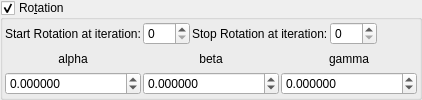
    <widget class="MyGroupBox" name="groupCheck_transf_rotation_enabled">
     <property name="title">
      <string>Ro&amp;tation</string>
     </property>
     <property name="checkable">
      <bool>true</bool>
     </property>
     <layout class="QVBoxLayout" name="verticalLayout_9" stretch="0,0">
      <property name="spacing">
       <number>2</number>
      </property>
      <property name="leftMargin">
       <number>2</number>
      </property>
      <property name="topMargin">
       <number>2</number>
      </property>
      <property name="rightMargin">
       <number>2</number>
      </property>
      <property name="bottomMargin">
       <number>2</number>
      </property>
      <item>
       <layout class="QGridLayout" name="gridLayout_62">
        <property name="spacing">
         <number>2</number>
        </property>
        <item row="1" column="5">
         <spacer name="horizontalSpacer_35">
          <property name="orientation">
           <enum>Qt::Horizontal</enum>
          </property>
          <property name="sizeHint" stdset="0">
           <size>
            <width>40</width>
            <height>2</height>
           </size>
          </property>
         </spacer>
        </item>
        <item row="1" column="2">
         <widget class="QLabel" name="label_247">
          <property name="text">
           <string>Stop Rotation at iteration:</string>
          </property>
         </widget>
        </item>
        <item row="1" column="3">
         <widget class="MySpinBox" name="spinboxInt_transf_stop_iterations_R">
          <property name="sizePolicy">
           <sizepolicy hsizetype="Minimum" vsizetype="Maximum">
            <horstretch>0</horstretch>
            <verstretch>0</verstretch>
           </sizepolicy>
          </property>
          <property name="maximum">
           <number>999</number>
          </property>
         </widget>
        </item>
        <item row="1" column="1">
         <widget class="MySpinBox" name="spinboxInt_transf_start_iterations_R">
          <property name="sizePolicy">
           <sizepolicy hsizetype="Minimum" vsizetype="Maximum">
            <horstretch>0</horstretch>
            <verstretch>0</verstretch>
           </sizepolicy>
          </property>
          <property name="maximum">
           <number>999</number>
          </property>
         </widget>
        </item>
        <item row="1" column="0">
         <widget class="QLabel" name="label_246">
          <property name="text">
           <string>Start Rotation at iteration:</string>
          </property>
         </widget>
        </item>
       </layout>
      </item>
      <item>
       <layout class="QGridLayout" name="gridLayout_11">
        <property name="spacing">
         <number>2</number>
        </property>
        <item row="2" column="0">
         <widget class="MyDoubleSpinBox" name="spinboxd3_transf_rotation_x">
          <property name="sizePolicy">
           <sizepolicy hsizetype="Minimum" vsizetype="Maximum">
            <horstretch>0</horstretch>
            <verstretch>0</verstretch>
           </sizepolicy>
          </property>
          <property name="prefix">
           <string/>
          </property>
          <property name="suffix">
           <string/>
          </property>
          <property name="decimals">
           <number>6</number>
          </property>
          <property name="minimum">
           <double>-36000.000000000000000</double>
          </property>
          <property name="maximum">
           <double>36000.000000000000000</double>
          </property>
          <property name="singleStep">
           <double>1.000000000000000</double>
          </property>
         </widget>
        </item>
        <item row="2" column="1">
         <widget class="MyDoubleSpinBox" name="spinboxd3_transf_rotation_y">
          <property name="sizePolicy">
           <sizepolicy hsizetype="Minimum" vsizetype="Maximum">
            <horstretch>0</horstretch>
            <verstretch>0</verstretch>
           </sizepolicy>
          </property>
          <property name="prefix">
           <string/>
          </property>
          <property name="suffix">
           <string/>
          </property>
          <property name="decimals">
           <number>6</number>
          </property>
          <property name="minimum">
           <double>-36000.000000000000000</double>
          </property>
          <property name="maximum">
           <double>36000.000000000000000</double>
          </property>
          <property name="singleStep">
           <double>1.000000000000000</double>
          </property>
         </widget>
        </item>
        <item row="2" column="2">
         <widget class="MyDoubleSpinBox" name="spinboxd3_transf_rotation_z">
          <property name="sizePolicy">
           <sizepolicy hsizetype="Minimum" vsizetype="Maximum">
            <horstretch>0</horstretch>
            <verstretch>0</verstretch>
           </sizepolicy>
          </property>
          <property name="prefix">
           <string/>
          </property>
          <property name="suffix">
           <string/>
          </property>
          <property name="decimals">
           <number>6</number>
          </property>
          <property name="minimum">
           <double>-36000.000000000000000</double>
          </property>
          <property name="maximum">
           <double>36000.000000000000000</double>
          </property>
          <property name="singleStep">
           <double>1.000000000000000</double>
          </property>
         </widget>
        </item>
        <item row="1" column="1">
         <widget class="QLabel" name="label_34">
          <property name="text">
           <string notr="true">beta</string>
          </property>
          <property name="alignment">
           <set>Qt::AlignCenter</set>
          </property>
         </widget>
        </item>
        <item row="1" column="2">
         <widget class="QLabel" name="label_36">
          <property name="text">
           <string notr="true">gamma</string>
          </property>
          <property name="alignment">
           <set>Qt::AlignCenter</set>
          </property>
         </widget>
        </item>
        <item row="1" column="0">
         <widget class="QLabel" name="label_35">
          <property name="text">
           <string notr="true">alpha</string>
          </property>
          <property name="alignment">
           <set>Qt::AlignCenter</set>
          </property>
         </widget>
        </item>
       </layout>
      </item>
     </layout>
    </widget>
